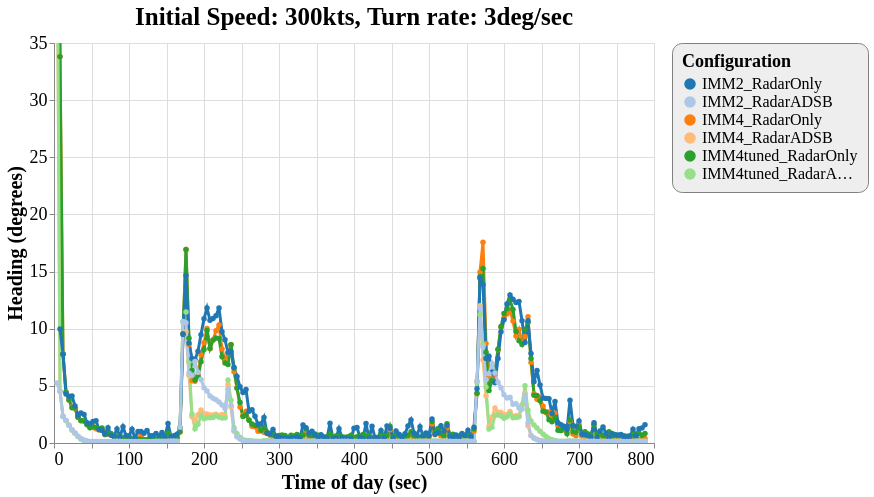

Source (Vega-Lite JSON):
### Vega-Lite specification from a JSON file in a GitHub repository (floating-point values rounded to 4 significant figures; data arrays with more than 128 entries replaced by an {"elided": "..."} marker saying what was removed)
{"config": {"view": {"continuousWidth": 600, "continuousHeight": 400}, "axisX": {"labelFontSize": 18, "titleFontSize": 20}, "axisY": {"labelFontSize": 18, "titleFontSize": 20}, "font": "Times New Roman", "legend": {"cornerRadius": 10, "fillColor": "#EEEEEE", "labelFontSize": 16, "padding": 10, "strokeColor": "gray", "titleFontSize": 18}, "title": {"fontSize": 25}}, "data": {"name": "data-b3bb2a6fbc331e44620ea2ab712c3820"}, "mark": {"type": "line", "point": true, "strokeWidth": 3}, "encoding": {"color": {"type": "ordinal", "field": "config", "scale": {"scheme": "category20"}, "sort": ["IMM2_RadarOnly", "IMM2_RadarADSB", "IMM4_RadarOnly", "IMM4_RadarADSB", "IMM4tuned_RadarOnly", "IMM4tuned_RadarADSB"], "title": "Configuration"}, "x": {"type": "quantitative", "field": "time", "title": "Time of day (sec)"}, "y": {"type": "quantitative", "field": "rmse_hdg", "scale": {"domain": [0, 35], "zero": false}, "title": "Heading (degrees)"}}, "selection": {"selector053": {"type": "interval", "bind": "scales", "encodings": ["x", "y"]}}, "title": "Initial Speed: 300kts, Turn rate: 3deg/sec", "$schema": "https://vega.github.io/schema/vega-lite/v4.8.1.json", "datasets": {"data-b3bb2a6fbc331e44620ea2ab712c3820": {"elided": "1181 records"}}}
